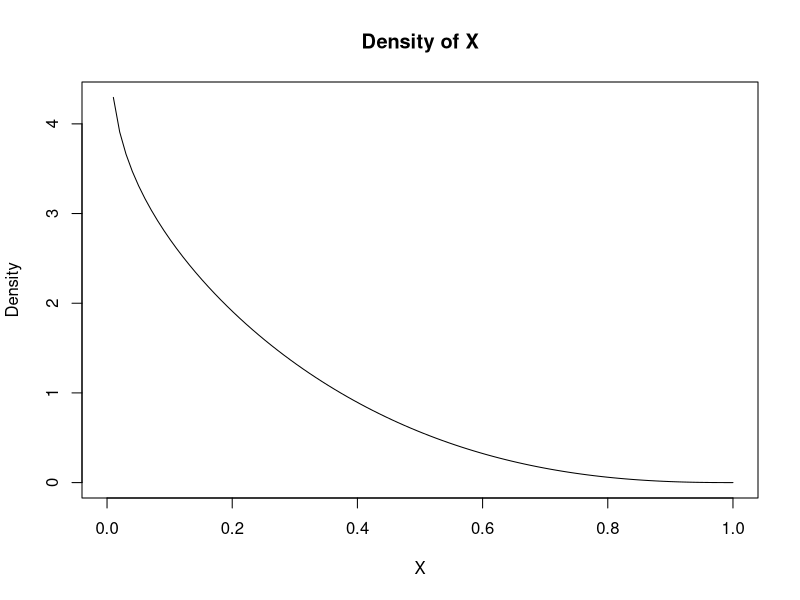
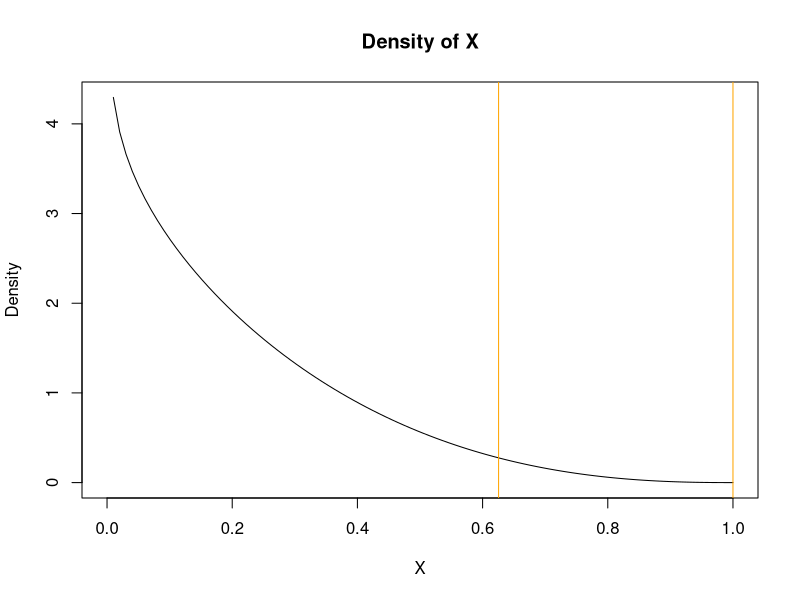
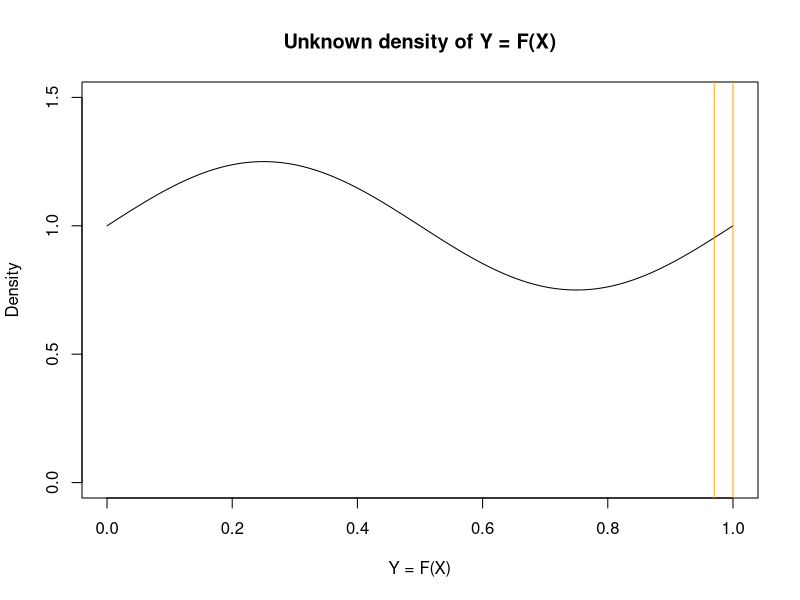
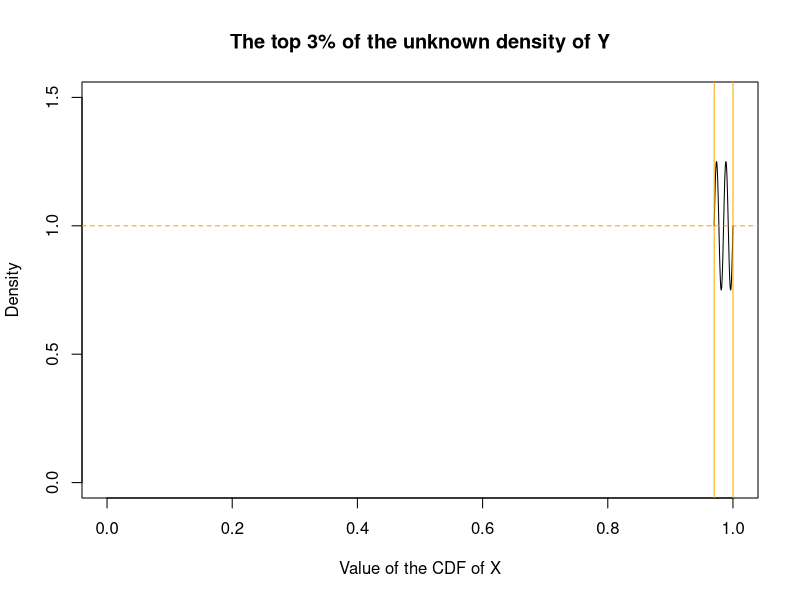

These charts were generated, in order, by the following R code:
## ---- chunk 1
alpha_x = 0.9
beta_x = 3.4
x_seq <- seq(0, 1, length = 100)
x_density <- dbeta(x_seq, alpha_x, beta_x)

plot(x_seq, x_density, type = "l", lty = 1,
     xlab = "X", ylab = "Density", main = "Density of X")
## ---- chunk 2
quantile_0.97 <- qbeta(0.97, alpha_x, beta_x)
quantile_1 <- 1

plot(x_seq, x_density, type = "l", lty = 1,
     xlab = "X", ylab = "Density", main = "Density of X")
abline(v = c(quantile_0.97, quantile_1), col = "orange")
## ---- chunk 3
cdf_seq <- seq(0, 1, length = 10000)

cdf_arbitrary_guess <- (1/4) * sin(2 * pi * cdf_seq) + 1

plot(cdf_seq, cdf_arbitrary_guess, type = "l", 
     xlab = "Y = F(X)", ylab = "Density", main = "Unknown density of Y = F(X)",
     xlim = c(0, 1), ylim = c(0, 1.5))
abline(v = c(0.97, 1), col = "orange")
## ---- chunk 4
cdf_seq_orange <- seq(0.97, 1, by = 0.0001)
cdf_density_orange <- (1/4) * sin(2 * pi / 0.015 * (cdf_seq_orange - 0.97)) + 1

plot(cdf_seq_orange, cdf_density_orange, type = "l", xlim = c(0, 1), ylim = c(0, 1.5),
     main = "The top 3% of the unknown density of Y", xlab = "Value of the CDF of X", ylab = "Density")
abline(h = mean(cdf_density_orange), col = "orange", lty = "dashed")
abline(v = c(0.97, 1), col = "orange")
